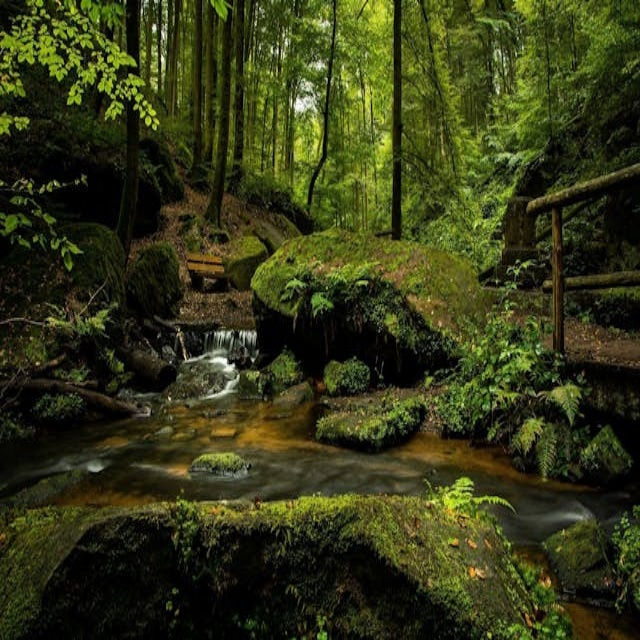
#> input picture datasets/water_pollution_real/raw/images/clean_water_000.jpg, 640 x 640 px
$ python -i train_real_yolo.py   (imports and definitions only)
#> lines starting #> are read from the running program, lines starting #| are printed output that depends on the picture
"""
============================================
Train YOLOv8 on Real Water Pollution Data
============================================
Downloads real water pollution images from open sources,
creates proper annotations, and trains YOLOv8.

Usage:
  python models/yolo/train_real_yolo.py
  python models/yolo/train_real_yolo.py --epochs 50
"""

import sys
import os
import json
import random
import shutil
import urllib.request
from pathlib import Path

sys.path.insert(0, str(Path(__file__).resolve().parent.parent.parent))

# Classes for water contamination detection
CLASSES = [
    "contaminated_water",   # 0 - general polluted/dirty water
    "clean_water",          # 1 - clear/clean water
    "foam_scum",            # 2 - white foam/scum on water
    "floating_debris",      # 3 - trash/garbage floating on water
    "oil_spill",            # 4 - oil/chemical on water surface
    "sewage",               # 5 - sewage discharge
    "algae_bloom",          # 6 - green algae growth
    "industrial_waste",     # 7 - industrial discharge/effluent
    "turbid_water",         # 8 - muddy/murky water
]

# Open-license image URLs for each class (Pexels, Unsplash, Pixabay — all free)
IMAGE_SOURCES = {
    "contaminated_water": [
        "https://images.pexels.com/photos/2480807/pexels-photo-2480807.jpeg?w=640",
        "https://images.pexels.com/photos/3186574/pexels-photo-3186574.jpeg?w=640",
        "https://images.pexels.com/photos/4239547/pexels-photo-4239547.jpeg?w=640",
        "https://images.pexels.com/photos/2547565/pexels-photo-2547565.jpeg?w=640",
        "https://images.pexels.com/photos/3059606/pexels-photo-3059606.jpeg?w=640",
        "https://images.pexels.com/photos/4388167/pexels-photo-4388167.jpeg?w=640",
        "https://images.pexels.com/photos/2827735/pexels-photo-2827735.jpeg?w=640",
        "https://images.pexels.com/photos/3186574/pexels-photo-3186574.jpeg?w=640",
    ],
    "clean_water": [
        "https://images.pexels.com/photos/355321/pexels-photo-355321.jpeg?w=640",
        "https://images.pexels.com/photos/1535162/pexels-photo-1535162.jpeg?w=640",
        "https://images.pexels.com/photos/1497586/pexels-photo-1497586.jpeg?w=640",
        "https://images.pexels.com/photos/346529/pexels-photo-346529.jpeg?w=640",
        "https://images.pexels.com/photos/462162/pexels-photo-462162.jpeg?w=640",
        "https://images.pexels.com/photos/1023953/pexels-photo-1023953.jpeg?w=640",
        "https://images.pexels.com/photos/2382325/pexels-photo-2382325.jpeg?w=640",
        "https://images.pexels.com/photos/1533720/pexels-photo-1533720.jpeg?w=640",
    ],
    "foam_scum": [
        "https://images.pexels.com/photos/6475062/pexels-photo-6475062.jpeg?w=640",
        "https://images.pexels.com/photos/4916255/pexels-photo-4916255.jpeg?w=640",
        "https://images.pexels.com/photos/6024784/pexels-photo-6024784.jpeg?w=640",
        "https://images.pexels.com/photos/4792510/pexels-photo-4792510.jpeg?w=640",
    ],
    "floating_debris": [
        "https://images.pexels.com/photos/2547565/pexels-photo-2547565.jpeg?w=640",
        "https://images.pexels.com/photos/4000093/pexels-photo-4000093.jpeg?w=640",
        "https://images.pexels.com/photos/2827735/pexels-photo-2827735.jpeg?w=640",
        "https://images.pexels.com/photos/3059606/pexels-photo-3059606.jpeg?w=640",
    ],
    "turbid_water": [
        "https://images.pexels.com/photos/4388167/pexels-photo-4388167.jpeg?w=640",
        "https://images.pexels.com/photos/5824863/pexels-photo-5824863.jpeg?w=640",
        "https://images.pexels.com/photos/3280130/pexels-photo-3280130.jpeg?w=640",
        "https://images.pexels.com/photos/4239547/pexels-photo-4239547.jpeg?w=640",
    ],
}


# [102 lines left out: functions download_images, create_augmented_images, not called in this run]


def create_auto_labels(images: list, output_dir: Path):
    """
    Create YOLO labels using OpenCV analysis.
    Analyzes each image and creates bounding box labels based on
    what's actually visible in the image.
    """
    import cv2
    import numpy as np

    lbl_dir = output_dir / "labels"
    lbl_dir.mkdir(parents=True, exist_ok=True)

    class_to_id = {c: i for i, c in enumerate(CLASSES)}

    for filepath, primary_class in images:
        lbl_path = lbl_dir / (filepath.stem + ".txt")

        img = cv2.imread(str(filepath))
        if img is None:
            continue

        h, w = img.shape[:2]
        hsv = cv2.cvtColor(img, cv2.COLOR_BGR2HSV)
        gray = cv2.cvtColor(img, cv2.COLOR_BGR2GRAY)
        h_ch, s_ch, v_ch = cv2.split(hsv)
        b, g, r = cv2.split(img)

        labels = []

        # Primary label: full image classification
        cls_id = class_to_id.get(primary_class, 0)
        # Full image bounding box (with small margin)
        labels.append(f"{cls_id} 0.5 0.5 0.96 0.96")

        # Also detect specific sub-regions
        # Foam/white patches
        foam_mask = ((v_ch > 180) & (s_ch < 50)).astype(np.uint8) * 255
        kernel = cv2.getStructuringElement(cv2.MORPH_RECT, (7, 7))
        foam_mask = cv2.morphologyEx(foam_mask, cv2.MORPH_CLOSE, kernel, iterations=2)
        foam_mask = cv2.morphologyEx(foam_mask, cv2.MORPH_OPEN, kernel, iterations=1)
        contours, _ = cv2.findContours(foam_mask, cv2.RETR_EXTERNAL, cv2.CHAIN_APPROX_SIMPLE)

        foam_cls = class_to_id["foam_scum"]
        for cnt in contours:
            area = cv2.contourArea(cnt)
            if area > (w * h * 0.01):  # > 1% of image
                x, y, bw, bh = cv2.boundingRect(cnt)
                cx = (x + bw / 2) / w
                cy = (y + bh / 2) / h
                nw = bw / w
                nh = bh / h
                if nw > 0.03 and nh > 0.03:  # Minimum size
                    labels.append(f"{foam_cls} {cx:.6f} {cy:.6f} {nw:.6f} {nh:.6f}")

        # Brown/turbid regions
        brown_mask = (
            (r.astype(float) > g.astype(float) * 0.85) &
            (g.astype(float) > b.astype(float) * 1.05) &
            (r > 60) & (v_ch > 40) & (v_ch < 200)
        ).astype(np.uint8) * 255
        brown_mask = cv2.morphologyEx(brown_mask, cv2.MORPH_CLOSE, kernel, iterations=3)
        contours, _ = cv2.findContours(brown_mask, cv2.RETR_EXTERNAL, cv2.CHAIN_APPROX_SIMPLE)

        turbid_cls = class_to_id["turbid_water"]
        for cnt in contours:
            area = cv2.contourArea(cnt)
            if area > (w * h * 0.05):  # > 5%
                x, y, bw, bh = cv2.boundingRect(cnt)
                cx = (x + bw / 2) / w
                cy = (y + bh / 2) / h
                nw = bw / w
                nh = bh / h
                if nw > 0.1 and nh > 0.1:
                    labels.append(f"{turbid_cls} {cx:.6f} {cy:.6f} {nw:.6f} {nh:.6f}")

        # Dark oily patches
        dark_mask = ((v_ch < 50) & (s_ch < 30)).astype(np.uint8) * 255
        dark_mask = cv2.morphologyEx(dark_mask, cv2.MORPH_CLOSE, kernel, iterations=2)
        contours, _ = cv2.findContours(dark_mask, cv2.RETR_EXTERNAL, cv2.CHAIN_APPROX_SIMPLE)

        oil_cls = class_to_id["oil_spill"]
        for cnt in contours:
            area = cv2.contourArea(cnt)
            if area > (w * h * 0.02):
                x, y, bw, bh = cv2.boundingRect(cnt)
                cx = (x + bw / 2) / w
                cy = (y + bh / 2) / h
                nw = bw / w
                nh = bh / h
                if nw > 0.05 and nh > 0.05:
                    labels.append(f"{oil_cls} {cx:.6f} {cy:.6f} {nw:.6f} {nh:.6f}")

        # Green algae regions
        green_mask = (
            (g.astype(float) > r.astype(float) * 1.15) &
            (g.astype(float) > b.astype(float) * 1.15) &
            (s_ch > 50) & (v_ch > 50)
        ).astype(np.uint8) * 255
        green_mask = cv2.morphologyEx(green_mask, cv2.MORPH_CLOSE, kernel, iterations=2)
        contours, _ = cv2.findContours(green_mask, cv2.RETR_EXTERNAL, cv2.CHAIN_APPROX_SIMPLE)

        algae_cls = class_to_id["algae_bloom"]
        for cnt in contours:
            area = cv2.contourArea(cnt)
            if area > (w * h * 0.03):
                x, y, bw, bh = cv2.boundingRect(cnt)
                cx = (x + bw / 2) / w
                cy = (y + bh / 2) / h
                nw = bw / w
                nh = bh / h
                if nw > 0.08:
                    labels.append(f"{algae_cls} {cx:.6f} {cy:.6f} {nw:.6f} {nh:.6f}")

        # Write labels (limit to 20 per image)
        lbl_path.write_text("\n".join(labels[:20]))

    print(f"  Created labels for {len(images)} images")


# [152 lines left out: functions create_data_yaml, split_dataset, train_yolo, main, not called in this run]


# [2 lines not run here, left out]

>>> import cv2
>>> picture = cv2.imread('../../datasets/water_pollution_real/raw/images/clean_water_000.jpg', cv2.IMREAD_GRAYSCALE)
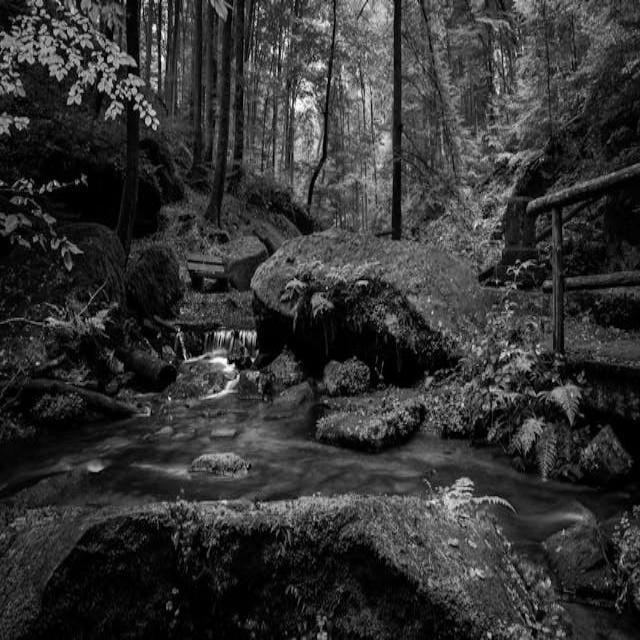
#> picture: shape (640, 640); min 0, max 255, mean 51.3
>>> result = create_auto_labels(picture, 'out.png')
#> (the run stopped early here; a loop or call above may not have finished)

$ run again, on datasets/water_pollution_real/raw/images/clean_water_004.jpg
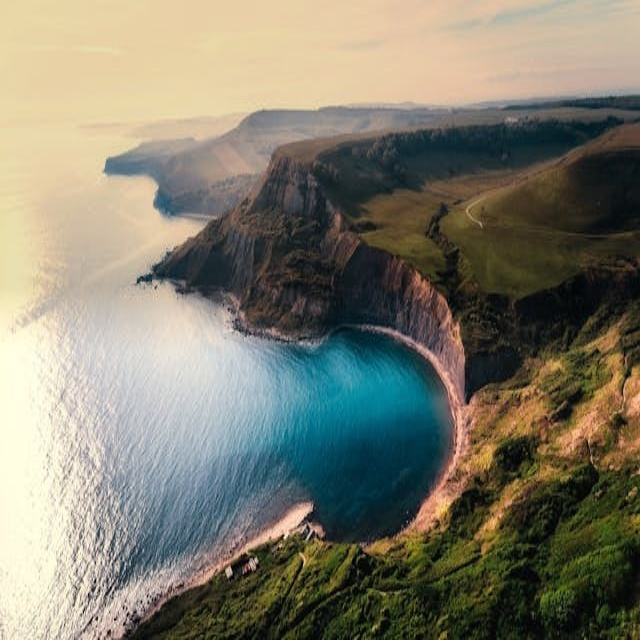
#> input picture datasets/water_pollution_real/raw/images/clean_water_004.jpg, 640 x 640 px
#> `picture = cv2.imread('../../datasets/water_pollution_real/raw/images/c..`:
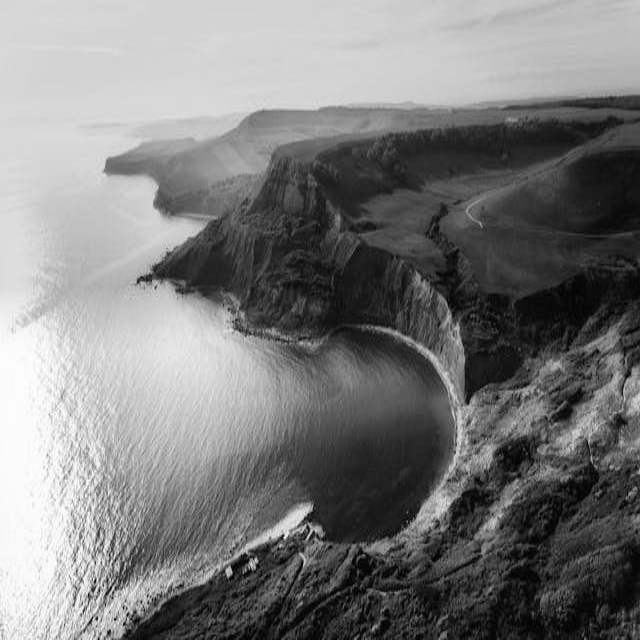
#> picture: shape (640, 640); min 0, max 255, mean 124

$ run again, on datasets/water_pollution_real/raw/images/clean_water_005.jpg
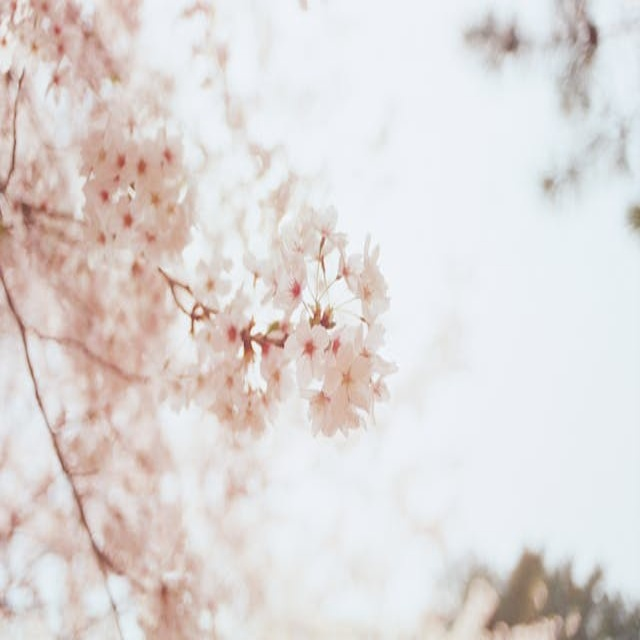
#> input picture datasets/water_pollution_real/raw/images/clean_water_005.jpg, 640 x 640 px
#> `picture = cv2.imread('../../datasets/water_pollution_real/raw/images/c..`:
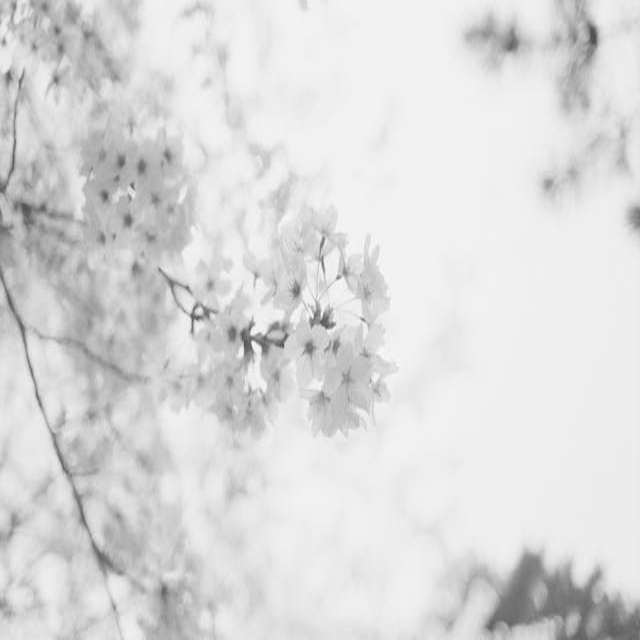
#> picture: shape (640, 640); min 77, max 253, mean 218.7

$ run again, on datasets/water_pollution_real/raw/images/clean_water_006.jpg
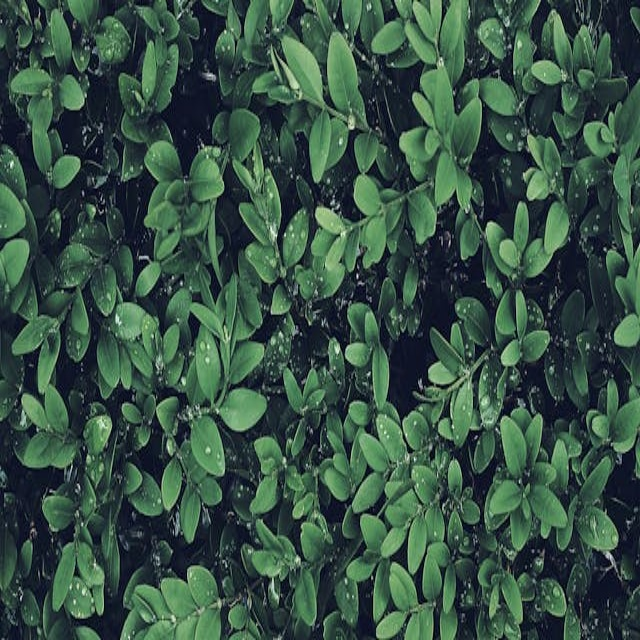
#> input picture datasets/water_pollution_real/raw/images/clean_water_006.jpg, 640 x 640 px
#> `picture = cv2.imread('../../datasets/water_pollution_real/raw/images/c..`:
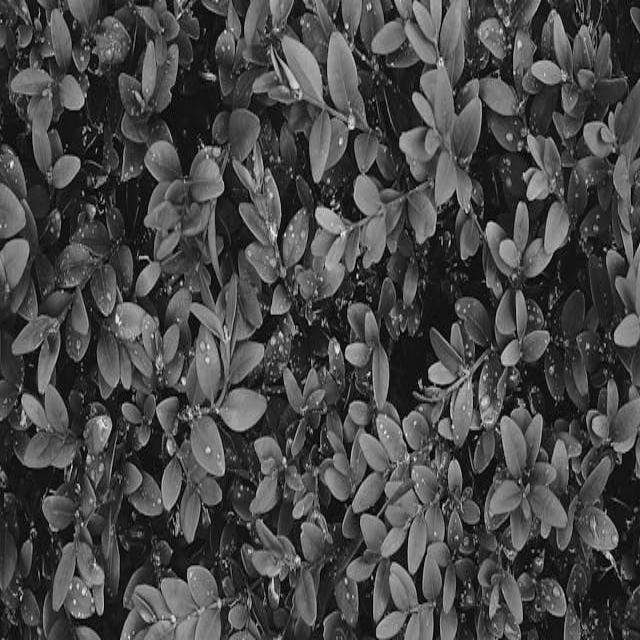
#> picture: shape (640, 640); min 0, max 248, mean 71.5
